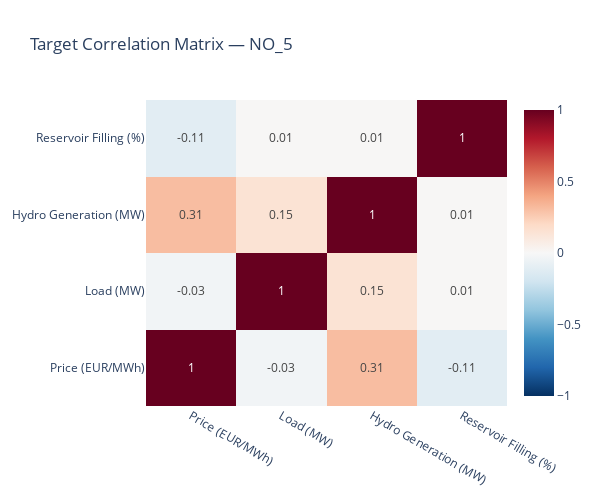

Notebook source saved alongside this figure:
### Code cell
# Correlation heatmap between targets
corr = targets_df[available].corr()
fig_corr = go.Figure(data=go.Heatmap(
    z=corr.values,
    x=[TARGETS[c] for c in available],
    y=[TARGETS[c] for c in available],
    text=corr.values.round(2),
    texttemplate="%{text}",
    colorscale="RdBu_r",
    zmid=0,
    zmin=-1, zmax=1,
))
fig_corr.update_layout(
    title=f"Target Correlation Matrix — {ZONE}",
    height=500, width=600,
)
fig_corr.show()

### Figure 1 — Plotly figure (JSON) as saved in the notebook; plotly's stock layout.template omitted (floating-point values rounded to 4 significant figures)
{"data": [{"colorscale": [[0, "rgb(5,48,97)"], [0.1, "rgb(33,102,172)"], [0.2, "rgb(67,147,195)"], [0.3, "rgb(146,197,222)"], [0.4, "rgb(209,229,240)"], [0.5, "rgb(247,247,247)"], [0.6, "rgb(253,219,199)"], [0.7, "rgb(244,165,130)"], [0.8, "rgb(214,96,77)"], [0.9, "rgb(178,24,43)"], [1, "rgb(103,0,31)"]], "text": [[1.0, -0.03, 0.31, -0.11], [-0.03, 1.0, 0.15, 0.01], [0.31, 0.15, 1.0, 0.01], [-0.11, 0.01, 0.01, 1.0]], "texttemplate": "%{text}", "type": "heatmap", "x": ["Price (EUR/MWh)", "Load (MW)", "Hydro Generation (MW)", "Reservoir Filling (%)"], "y": ["Price (EUR/MWh)", "Load (MW)", "Hydro Generation (MW)", "Reservoir Filling (%)"], "z": [[1.0, -0.03283, 0.3095, -0.1116], [-0.03283, 1.0, 0.1451, 0.009098], [0.3095, 0.1451, 1.0, 0.007304], [-0.1116, 0.009098, 0.007304, 1.0]], "zmax": 1, "zmid": 0, "zmin": -1}], "layout": {"height": 500, "title": {"text": "Target Correlation Matrix — NO_5"}, "width": 600}}
